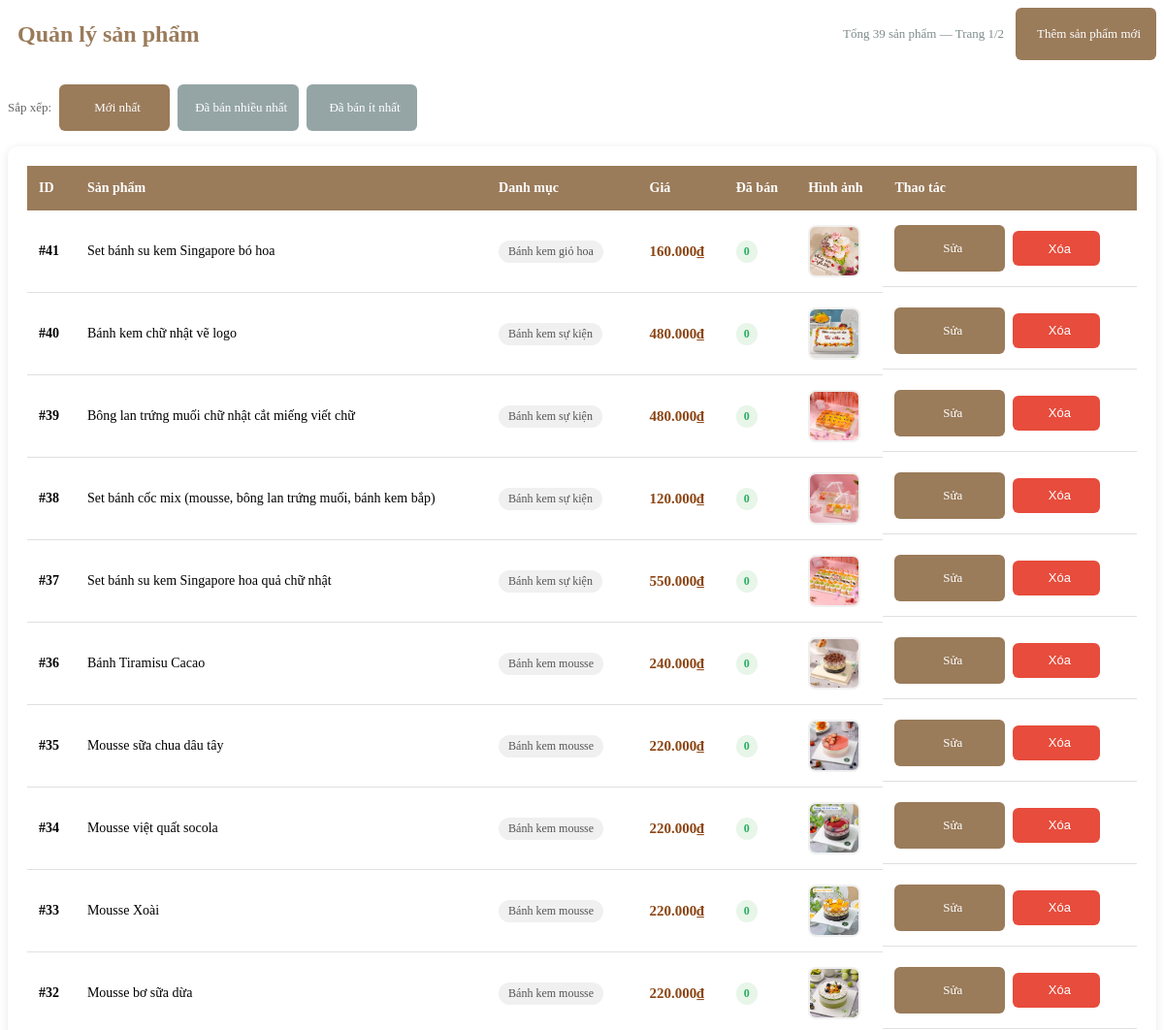
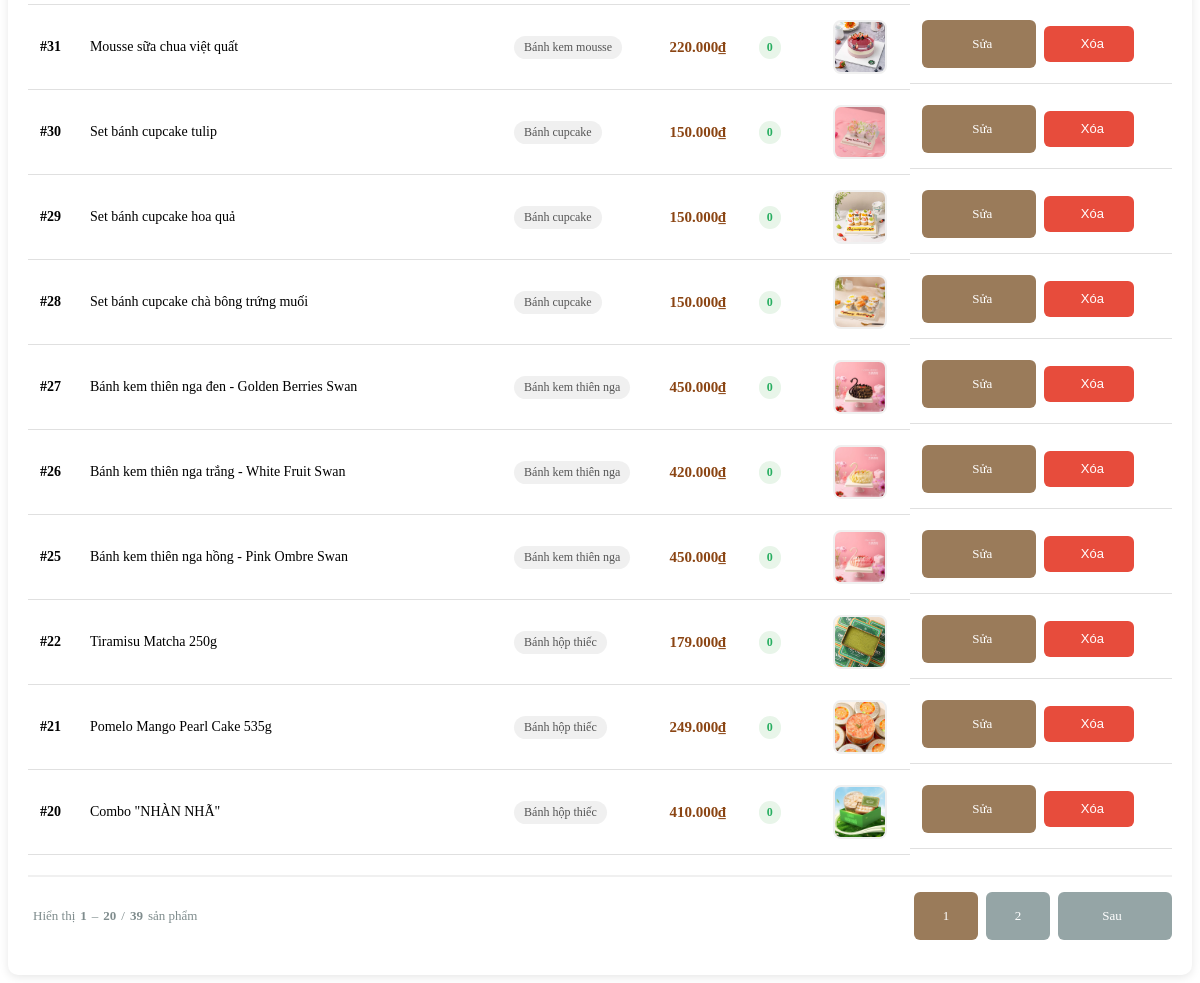
The page /admin/manage_products.php (signed in) on the database as committed earlier (2 pictures, top to bottom).
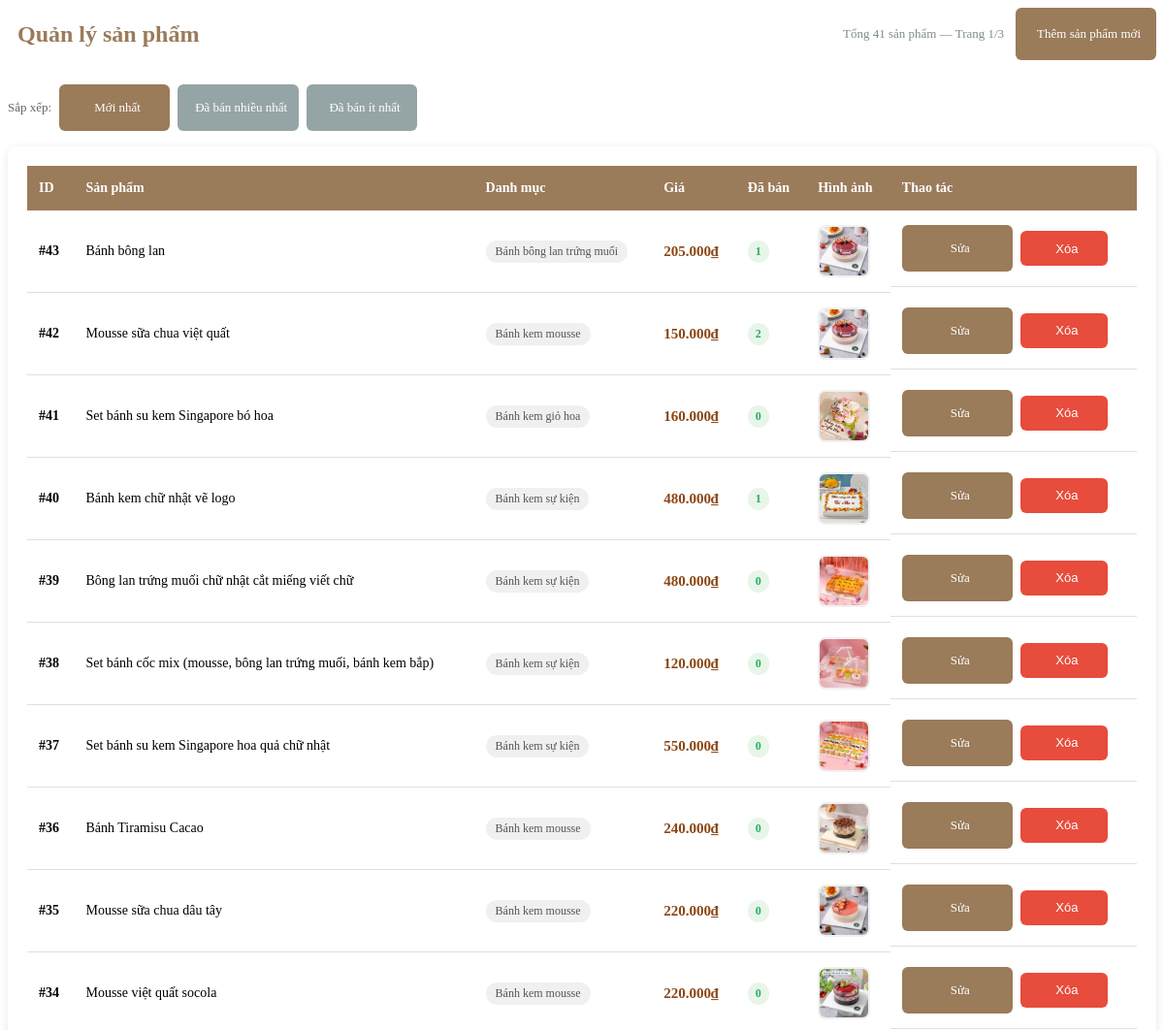
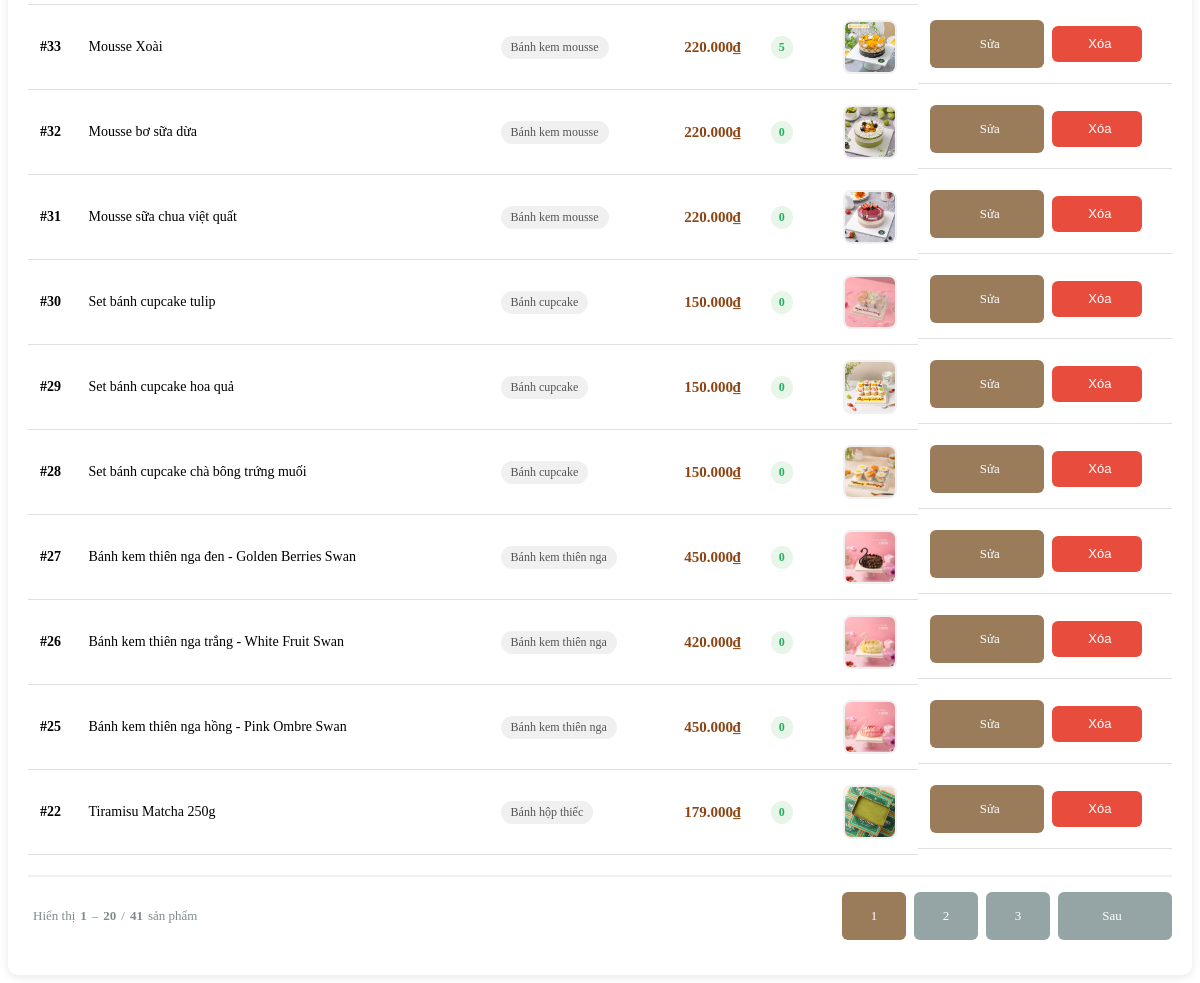
The same page on the database as committed later (2 pictures, top to bottom).
### tables this page shows
CREATE TABLE `products` (
  `id` int(11) NOT NULL,
  `name` varchar(200) NOT NULL,
  `slug` varchar(200) DEFAULT NULL,
  `price` decimal(12,0) NOT NULL,
  `image` varchar(255) NOT NULL,
  `description` text DEFAULT NULL,
  `short_description` varchar(500) DEFAULT NULL,
  `category_id` int(11) DEFAULT NULL,
  `is_featured` tinyint(1) DEFAULT 0,
  `is_active` tinyint(1) DEFAULT 1,
  `created_at` datetime DEFAULT current_timestamp(),
  `updated_at` datetime DEFAULT current_timestamp() ON UPDATE current_timestamp()
);

CREATE TABLE `categories` (
  `id` int(11) NOT NULL,
  `name` varchar(100) NOT NULL,
  `slug` varchar(100) DEFAULT NULL,
  `description` text DEFAULT NULL,
  `created_at` datetime DEFAULT current_timestamp(),
  `updated_at` datetime DEFAULT current_timestamp() ON UPDATE current_timestamp()
);

### admin/manage_products.php (the view, shortened to what the changed rows need)
<?php
require_once 'connect.php';
$perPage = 20;
$currentPage = max(1, isset($_GET['pg']) ? (int)$_GET['pg'] : 1);
$countResult = $conn->query("SELECT COUNT(*) AS total FROM products");
$totalProducts = $countResult ? (int)$countResult->fetch_assoc()['total'] : 0;
$totalPages = $totalProducts > 0 ? (int)ceil($totalProducts / $perPage) : 1;
$currentPage = min(max(1, $currentPage), $totalPages);
$offset = ($currentPage - 1) * $perPage;
$sort = isset($_GET['sort']) ? $_GET['sort'] : 'newest';
$orderBy = 'p.created_at DESC';
$sortParam = '&sort=' . urlencode($sort);
$sql = "SELECT p.*, c.name AS category_name,
        COALESCE(SUM(CASE WHEN o.status IN ('completed', 'delivered') THEN oi.quantity ELSE 0 END), 0) AS total_sold
        FROM products p
        LEFT JOIN categories c ON p.category_id = c.id
        LEFT JOIN order_items oi ON oi.product_id = p.id
        LEFT JOIN orders o ON o.id = oi.order_id
        GROUP BY p.id, c.name
        ORDER BY " . $orderBy . "
        LIMIT " . (int)$perPage . " OFFSET " . (int)$offset;
$result = $conn->query($sql);
?>
<div class="admin-content">
    <div class="admin-page-header">
        <h1 class="admin-page-title">
            Quản lý sản phẩm
        </h1>
        <div style="display:flex; align-items:center; gap:12px; flex-wrap:wrap;">
            <span class="pagination-info">
                Tổng <?php echo number_format($totalProducts); ?> sản phẩm —
                Trang <?php echo $currentPage; ?>/<?php echo $totalPages; ?>
            </span>
            <a href="upload_image.php" class="admin-btn admin-btn-primary">
                <i class="fas fa-plus-circle"></i> Thêm sản phẩm mới
            </a>
        </div>
    </div>
    <div class="admin-card">
        <table class="admin-table">
            <thead>
                <tr>
                    <th>ID</th>
                    <th>Sản phẩm</th>
                    <th>Danh mục</th>
                    <th>Giá</th>
                    <th>Đã bán</th>
                    <th>Hình ảnh</th>
                    <th>Thao tác</th>
                </tr>
            </thead>
            <tbody>
                <?php if ($result && $result->num_rows > 0): ?>
                    <?php while($row = $result->fetch_assoc()): ?>
                        <tr id="row-<?php echo $row['id']; ?>">
                            <td><strong>#<?php echo $row['id']; ?></strong></td>
                            <td>
                                <span style="font-weight: 500;"><?php echo htmlspecialchars($row['name']); ?></span>
                            </td>
                            <td>
                                <span class="category-badge">
                                    <?php echo htmlspecialchars($row['category_name'] ?: 'Chưa phân loại'); ?>
                                </span>
                            </td>
                            <td>
                                <span class="price">
                                    <?php echo number_format($row['price'], 0, ',', '.'); ?>₫
                                </span>
                            </td>
                            <td>
                                <span class="sold-count">
                                    <?php echo number_format((int)($row['total_sold'] ?? 0)); ?>
                                </span>
                            </td>
                            <td>
                                <?php if (!empty($row['image'])): ?>
                                    <img src="../images/<?php echo htmlspecialchars($row['image']); ?>"
                                         alt=""
                                         class="product-img"
                                         onerror="this.src='../images/no-image.png'">
                                <?php else: ?>
                                    <span class="category-badge">Không có ảnh</span>
                                <?php endif; ?>
                            </td>
                            <td class="admin-action-cell">
                                <a href="edit_product.php?id=<?php echo $row['id']; ?>"
                                   class="admin-btn admin-btn-primary admin-btn-sm"
                                   title="Chỉnh sửa sản phẩm">
                                    <i class="fas fa-edit"></i> Sửa
                                </a>
                                <button type="button"
                                        class="admin-btn admin-btn-danger admin-btn-sm"
                                        onclick="deleteProduct(<?php echo $row['id']; ?>)"
                                        title="Xóa sản phẩm">
                                    <i class="fas fa-trash-alt"></i> Xóa
                                </button>
                            </td>
                        </tr>
                    <?php endwhile; ?>
                <?php endif; ?>
            </tbody>
        </table>
        <?php if ($totalPages > 1): ?>
            <div class="admin-pagination">
                <div class="pagination-info">
                    Hiển thị
                    <strong><?php echo $result && $result->num_rows ? (($currentPage - 1) * $perPage + 1) : 0; ?></strong>
                    –
                    <strong><?php echo $result ? min($currentPage * $perPage, $totalProducts) : 0; ?></strong>
                    / <strong><?php echo number_format($totalProducts); ?></strong> sản phẩm
                </div>
                <div class="pagination-buttons">
                    <?php
                    $startPage = max(1, min($currentPage - 2, $totalPages - 4));
                    $endPage = min($totalPages, $startPage + 4);
                    for ($i = $startPage; $i <= $endPage; $i++):
                        if ($i == $currentPage): ?>
                            <span class="admin-btn admin-btn-primary admin-btn-sm"
                                  style="pointer-events:none; min-width: 40px;">
                                <?php echo $i; ?>
                            </span>
                        <?php else: ?>
                            <a href="admin_dashboard.php?page=products<?php echo $sort !== 'newest' ? $sortParam : ''; ?>&pg=<?php echo $i; ?>#products"
                               class="admin-btn admin-btn-secondary admin-btn-sm"
                               style="min-width: 40px;">
                                <?php echo $i; ?>
                            </a>
                        <?php endif;
                    endfor; ?>
                    <?php if ($currentPage < $totalPages): ?>
                        <a href="admin_dashboard.php?page=products<?php echo $sort !== 'newest' ? $sortParam : ''; ?>&pg=<?php echo $currentPage + 1; ?>#products"
                           class="admin-btn admin-btn-secondary admin-btn-sm"
                           title="Trang sau">
                            Sau <i class="fas fa-chevron-right"></i>
                        </a>
                    <?php endif; ?>
                </div>
            </div>
        <?php endif; ?>
    </div>
</div>

Rows that differ between the two databases and show on the page:
no longer on this page (row unchanged): products: id "21", name "Pomelo Mango Pearl Cake 535g", category.name "Bánh hộp thiếc", price "249.000", total_sold "0", image (picture)
no longer on this page (row unchanged): products: id "20", name "Combo \"NHÀN NHÃ\"", category.name "Bánh hộp thiếc", price "410.000", total_sold "0", image (picture)
added products: id "43", name "Bánh bông lan", category.name "Bánh bông lan trứng muối", price "205.000", total_sold "1", image (picture)
added products: id "42", name "Mousse sữa chua việt quất", category.name "Bánh kem mousse", price "150.000", total_sold "2", image (picture)
computed for products "Bánh kem chữ nhật vẽ logo": total_sold "0" → "1"
computed for products "Mousse Xoài": total_sold "0" → "5"
Other text that changed with them:
$totalProducts: "39" → "41"
$totalPages: "2" → "3"
new list line: "3"
